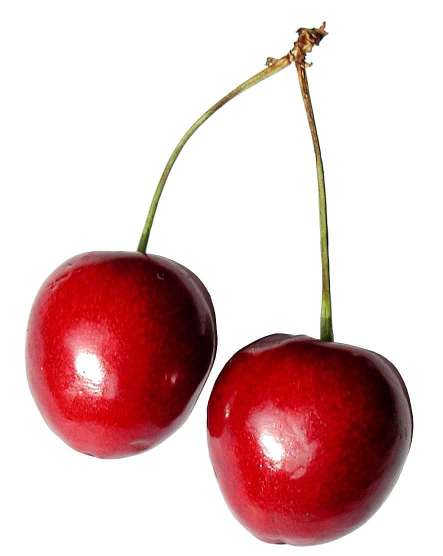
#> input picture cherry.jpg, 886 x 1112 px (shown at 1/2 size)
$ python 'Week 1 Skill Booster - Color Me Impressed.py'
#> lines starting #> are read from the running program, lines starting #| are printed output that depends on the picture; after the words box and inside, x2 and y2 are one past the last pixel; in counts of white or black regions, pixels touching at a corner belong together
import cv2
import numpy as np
import matplotlib.pyplot as plt

cherry = cv2.imread('cherry.jpg')
#> cherry is the input picture: shape (1112, 886, 3); mean B, G, R 193.8, 193.2, 225
cherry_HSV = cv2.cvtColor(cherry, cv2.COLOR_BGR2HSV)
#> cherry_HSV: shape (1112, 886, 3); mean H, S, V 39, 57, 225.1
cv2.imshow("Cherry", cherry_HSV)

lower = np.array([1,0,0])
upper = np.array([180, 255, 235])

mask = cv2.inRange(cherry_HSV, lower, upper)
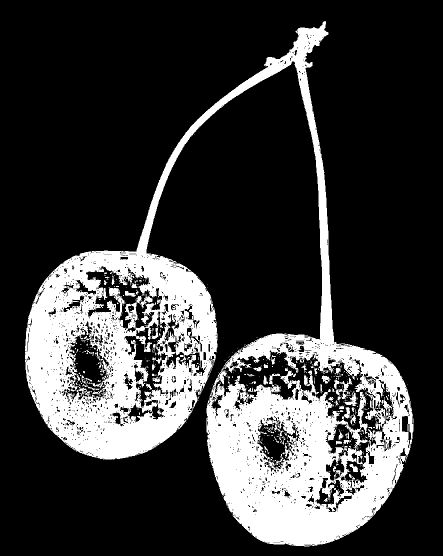
#> mask: shape (1112, 886) (shown at 1/2 size); 22.6% white; 541 white regions (477 under 20 px), largest, box (x1, y1, x2, y2) and area: (50, 42, 827, 1093) 216917, (678, 755, 704, 799) 344, (687, 783, 715, 812) 283
#cv2.imshow('Mask', mask)

final = cv2.bitwise_and(cherry, cherry, mask=mask)
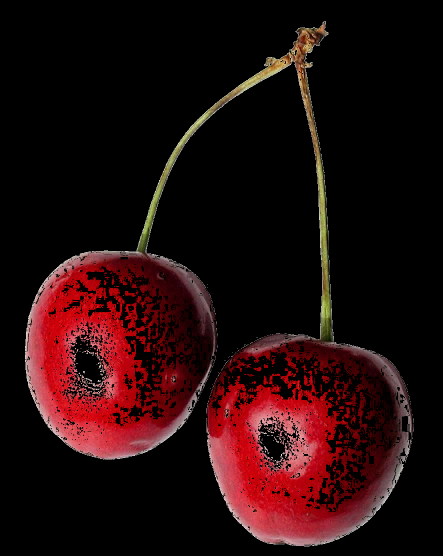
#> final: shape (1112, 886, 3) (shown at 1/2 size); mean B, G, R 11.3, 10.7, 34.9
#cv2.imshow('Results', final)

cv2.waitKey(0)
cv2.destroyAllWindows()
